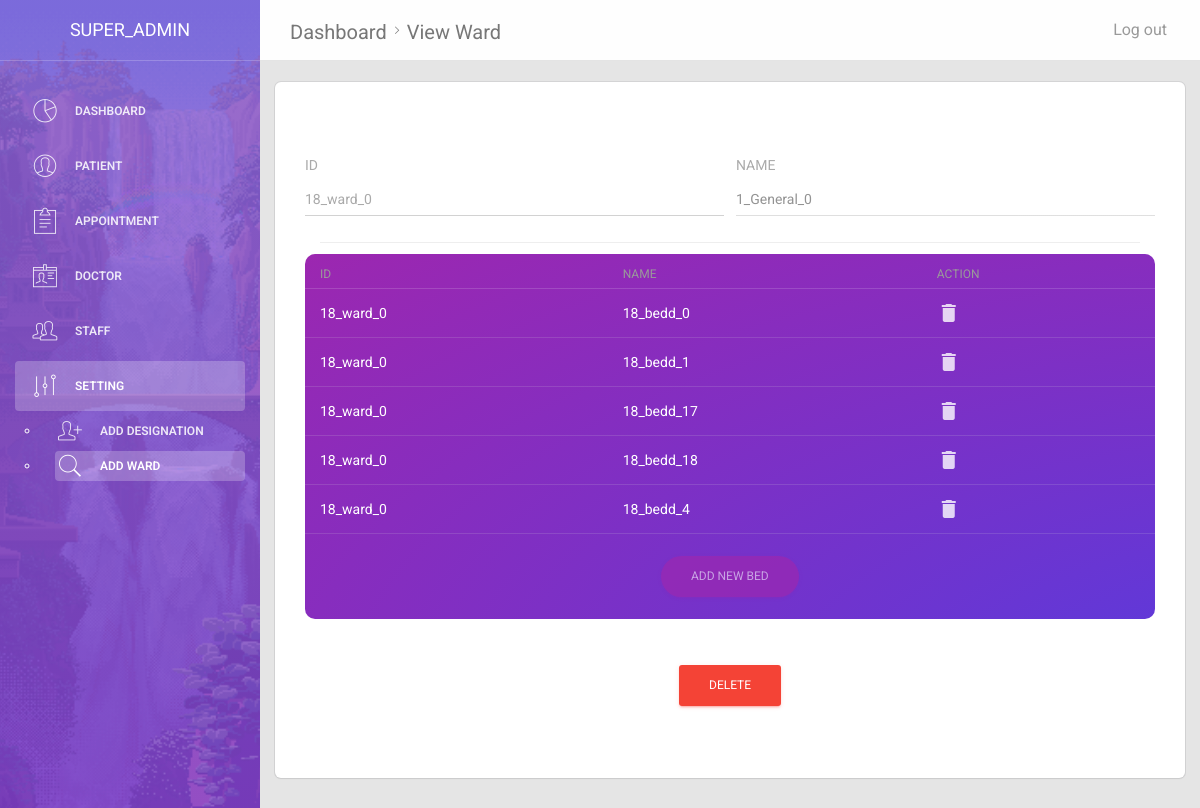
Screenshot of /view_ward.php?ward_id=18_ward_0 (signed in) with the database file from the repository.
### tables this page shows
CREATE TABLE `ward` (
  `ward_id` varchar(10) NOT NULL,
  `ward_name` varchar(38) NOT NULL,
  `ward_type` varchar(30) NOT NULL,
  `ward_capacity` int(3) NOT NULL,
  `ward_exist` tinyint(1) NOT NULL
);

CREATE TABLE `bed` (
  `bed_id` varchar(10) NOT NULL,
  `ward_id` varchar(10) NOT NULL,
  `patient_id` varchar(10) NOT NULL,
  `doctor_id` varchar(10) NOT NULL,
  `staff_id` varchar(10) NOT NULL,
  `bed_status` tinyint(1) NOT NULL,
  `bed_exist` tinyint(1) NOT NULL
);

### view_ward.php (the view, shortened to what this page needs)
<?php
include("assets/modules/global_module.php");
if(isset($_GET["ward_id"]))
{
	$ward_id = $_GET["ward_id"];
}
if(isset($_GET["id"]))
{
    $id = $_GET["id"];
}
elseif(isset($_SESSION["admin_token"]))
{
    $id = $_SESSION["admin_token"];
}
$result = fetch_data("select * from admin where admin_id= '$id'","result");
$data = mysqli_fetch_assoc($result);
$result = fetch_data("select * from ward where ward_id = '$ward_id'","result");
$w_data = mysqli_fetch_assoc($result);
?>
<!doctype html>
<html lang="en">
<head>
    <link href="assets/css/bootstrap.min.css" rel="stylesheet" />
    <link href="assets/css/animate.min.css" rel="stylesheet"/>
    <link href="assets/css/light-bootstrap-dashboard.css?v=1.4.0" rel="stylesheet"/>
    <link href="assets/css/fresh-bootstrap-table.css" rel="stylesheet" />
    <link href="http://maxcdn.bootstrapcdn.com/font-awesome/4.2.0/css/font-awesome.min.css" rel="stylesheet">
    <link href="assets/css/pe-icon-7-stroke.css" rel="stylesheet" />
    <link href="assets/css/material-bootstrap-wizard.css" rel="stylesheet" />
</head>
<body>
<div class="wrapper">
    <?php menu($data["admin_name"],"setting","ward"); ?>
    <div class="main-panel">
        <nav class="navbar navbar-default navbar-fixed">
            <div class="container-fluid">
                <div class="navbar-header">
                    <a class="navbar-brand" href="#">Dashboard<i class="pe-7s-angle-right"></i>View Ward</a>
                </div>
                <div class="collapse navbar-collapse">
                    <ul class="nav navbar-nav navbar-right">
                        <li>
                            <a href="logout.php?for=<?php echo $data["admin_id"] ?>">
                                <p>Log out</p>
                            </a>
                        </li>
                    </ul>
                </div>
            </div>
        </nav>
		<br>
        <div class="container-fluid">
            <div class="row">
                <div class="col-md-12 ">
                    <div class="card card-user">
                            <div class="content">
                                <div class="content">
                                    <form method="POST" name="admin_edit_patient">
                                        <div class="row">
                                            <div class="col-md-6">
                                                <div class="form-group">
                                                    <label>Id</label>
                                                    <input type="text" name="d_id" class="form-control" id="ward_id" readonly value="<?php if(isset($ward_id)){ echo $ward_id; } ?>">
                                                </div>
                                            </div>
                                             <div class="col-md-6">
                                                <div class="form-group">
                                                    <label >Name</label>
                                                    <input type="text" name="d_name" id="ward_name" class="form-control" value="<?php echo $w_data["ward_name"]; ?>">
                                                </div>
                                            </div>
                                        </div>
										<hr>
										<div class="row ">
                                             <div class="col-md-12">
												<div class="fresh-table full-color-purple" >
                                                            <table id="fresh-table" class="table">
                                                                <thead>
                                                                <th data-field="id">ID</th>
                                                                <th data-field="name" data-sortable="true">Name</th>
																<th data-field="action" >Action</th>
                                                                </thead>
                                                                <tbody>
                                                                <?php view_filtered_table($ward_id); ?>
																<tr>
																<td colspan=3 class="text-center">
																<a href="add_bed.php?ward_id=<?php echo $ward_id; ?>">
																<div class="btn btn-primary" >Add New Bed</div>
																</a>
																</td>
																</tr>
                                                                </tbody>
                                                            </table>
                                                        </div>
                                            </div>
                                        </div>
                                        </div>
										<div class="text-center">
                                        <a  class="btn btn-danger btn-fill  " data-toggle="modal" data-target="#myModal">
                                            Delete
                                        </a>
										</div>
                                        <br><br>
                                </div>
                            </div>
                        </div>
                </div>
            </div>
        </div>
    </div>
</body>
</html>

### assets/modules/global_module.php (shortened to what this page needs)
<?php
function fetch_data($query,$type)
{
	include("assets/modules/db_config.php");
	$result = mysqli_query($conn,$query);
	if($result)
	{
		if($type == "login")
		{
		$count = mysqli_num_rows($result);
			if($count == 1)
			{
				return TRUE;
			}
			else
			{
				return FALSE;
			}
		}
		elseif($type == "count")
		{
			$count = mysqli_num_rows($result);
			return $count;
		}
		elseif($type == "result")
		{
			 $res = mysqli_query($conn,$query);
			 return $res;
		}
	}
	else
	{
		return "Fetch Error";
	}
}
function menu($user,$active,$sub_active)
{
   echo "<div class='sidebar' data-color='purple' data-image='assets/img/waterfall.gif' >
        <div class='sidebar-wrapper' >";
    echo "<div class='logo'>
                <a href='#' class='simple-text'>";
                    if(isset($user)){echo $user;};
                echo "</a>
            </div>";
    echo "<ul class='nav' >
                <li "; if($active == "dashboard"){ echo "class=active"; } echo ">
                    <a href='dashboard_admn.php'>
                        <i class='pe-7s-graph'></i>
                        <p>Dashboard</p>
                    </a>
                </li>
                <li "; if($active == "patient"){ echo"class=active"; } echo ">
                    <a href='add_patient.php' >
                        <i class='pe-7s-user'></i>
                        <p>Patient</p>
                    </a>";
                echo "</li >
                <li "; if($active == "appointment"){ echo"class=active"; } echo ">
                    <a href='add_appointment.php'>
                        <i class='pe-7s-note2'></i>
                        <p>Appointment</p>
                    </a>";
                echo "</li>
                <li "; if($active == "doctor"){ echo"class=active"; } echo ">
                    <a href='add_doctor.php'>
                        <i class='pe-7s-id'></i>
                        <p>Doctor</p>
                    </a>";
                echo "</li>
                <li "; if($active == "staff"){ echo"class=active"; } echo ">
                    <a href='add_staff.php'>
                        <i class='pe-7s-users'></i>
                        <p>Staff</p>
                    </a>";
                echo "</li>
                <li "; if($active == "setting"){ echo"class=active"; } echo ">
                    <a href='designation.php'>
                        <i class='pe-7s-edit'></i>
                        <p>Setting</p>
                    </a>";
                            if($active == "setting") {
                                echo "<ul>";
                                echo "<li ";
                                if ($sub_active == "designation") {
                                    echo "class=active";
                                }
                                echo ">
                                <a href = 'designation.php' >
                                    <i class='pe-7s-add-user' ></i >
                                    <p > Add Designation </p >
                                </a >
                            </li >";
                                echo "<li ";
                                if ($sub_active == "ward") {
                                    echo "class=active";
                                }
                                echo ">
                                <a href = 'add_ward.php' >
                                    <i class='pe-7s-search' ></i >
                                    <p > Add Ward </p >
                                </a >
                            </li >";
                                echo "</ul>";
                            }
                echo "</li>";
          echo "</ul>";
    echo "</div>
    </div>";
}
function view_filtered_table($id)
{
	 include("assets/modules/db_config.php");
	$data = explode("_",$id);
	$for = $data[1];
	if($for == "ward")
	{
	 $query = "select * from bed where ward_id = '$id' and bed_exist = 0 ";
        $result = mysqli_query($conn,$query);
        while($row = mysqli_fetch_array($result))
        {
            $b_id = $row[0];
            echo "<tr>
                <td>$id</td>
                <td>$b_id</td>
                <td > <a href='delete_bed.php?b_id=$b_id&ward_id=$id'> <i class='material-icons'>delete</i></a></td>
                </tr>";
        }
	}
	else
	{
		echo "<td>Invalid Arguments</td>";
	}
}
?>

### rows the page displays
ward: d_name "1_General_0"
bed: bed_id "18_bedd_0"
bed: bed_id "18_bedd_1"
bed: bed_id "18_bedd_17"
bed: bed_id "18_bedd_18"
bed: bed_id "18_bedd_4"

### other values shown
$user "SUPER_ADMIN"
